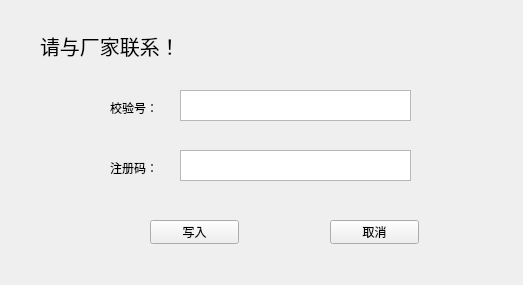
<?xml version="1.0" encoding="UTF-8"?>
<ui version="4.0">
 <class>SuperCode</class>
 <widget class="QWidget" name="SuperCode">
  <property name="geometry">
   <rect>
    <x>0</x>
    <y>0</y>
    <width>523</width>
    <height>285</height>
   </rect>
  </property>
  <property name="windowTitle">
   <string>Form</string>
  </property>
  <widget class="QPushButton" name="writedown">
   <property name="geometry">
    <rect>
     <x>150</x>
     <y>220</y>
     <width>89</width>
     <height>24</height>
    </rect>
   </property>
   <property name="text">
    <string>写入</string>
   </property>
  </widget>
  <widget class="QPushButton" name="cancel">
   <property name="geometry">
    <rect>
     <x>330</x>
     <y>220</y>
     <width>89</width>
     <height>24</height>
    </rect>
   </property>
   <property name="text">
    <string>取消</string>
   </property>
  </widget>
  <widget class="QLabel" name="label">
   <property name="geometry">
    <rect>
     <x>110</x>
     <y>100</y>
     <width>72</width>
     <height>15</height>
    </rect>
   </property>
   <property name="text">
    <string>校验号：</string>
   </property>
  </widget>
  <widget class="QLabel" name="label_2">
   <property name="geometry">
    <rect>
     <x>110</x>
     <y>160</y>
     <width>72</width>
     <height>15</height>
    </rect>
   </property>
   <property name="text">
    <string>注册码：</string>
   </property>
  </widget>
  <widget class="QTextEdit" name="textEdit">
   <property name="geometry">
    <rect>
     <x>180</x>
     <y>90</y>
     <width>231</width>
     <height>31</height>
    </rect>
   </property>
  </widget>
  <widget class="QTextEdit" name="textEdit_2">
   <property name="geometry">
    <rect>
     <x>180</x>
     <y>150</y>
     <width>231</width>
     <height>31</height>
    </rect>
   </property>
  </widget>
  <widget class="QLabel" name="label_3">
   <property name="geometry">
    <rect>
     <x>40</x>
     <y>30</y>
     <width>221</width>
     <height>31</height>
    </rect>
   </property>
   <property name="font">
    <font>
     <pointsize>15</pointsize>
    </font>
   </property>
   <property name="text">
    <string>请与厂家联系！</string>
   </property>
  </widget>
 </widget>
 <resources/>
 <connections/>
</ui>
